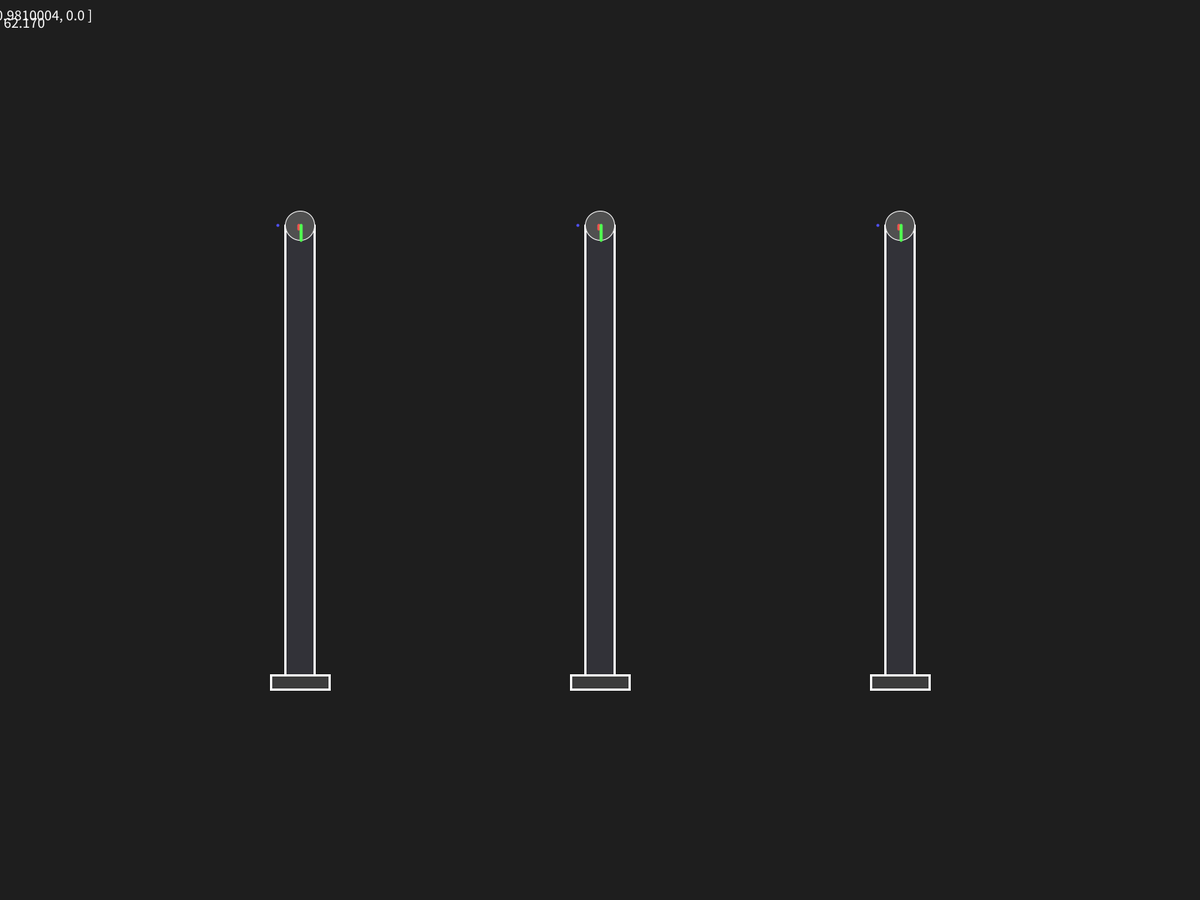
Frame 1 (no input)
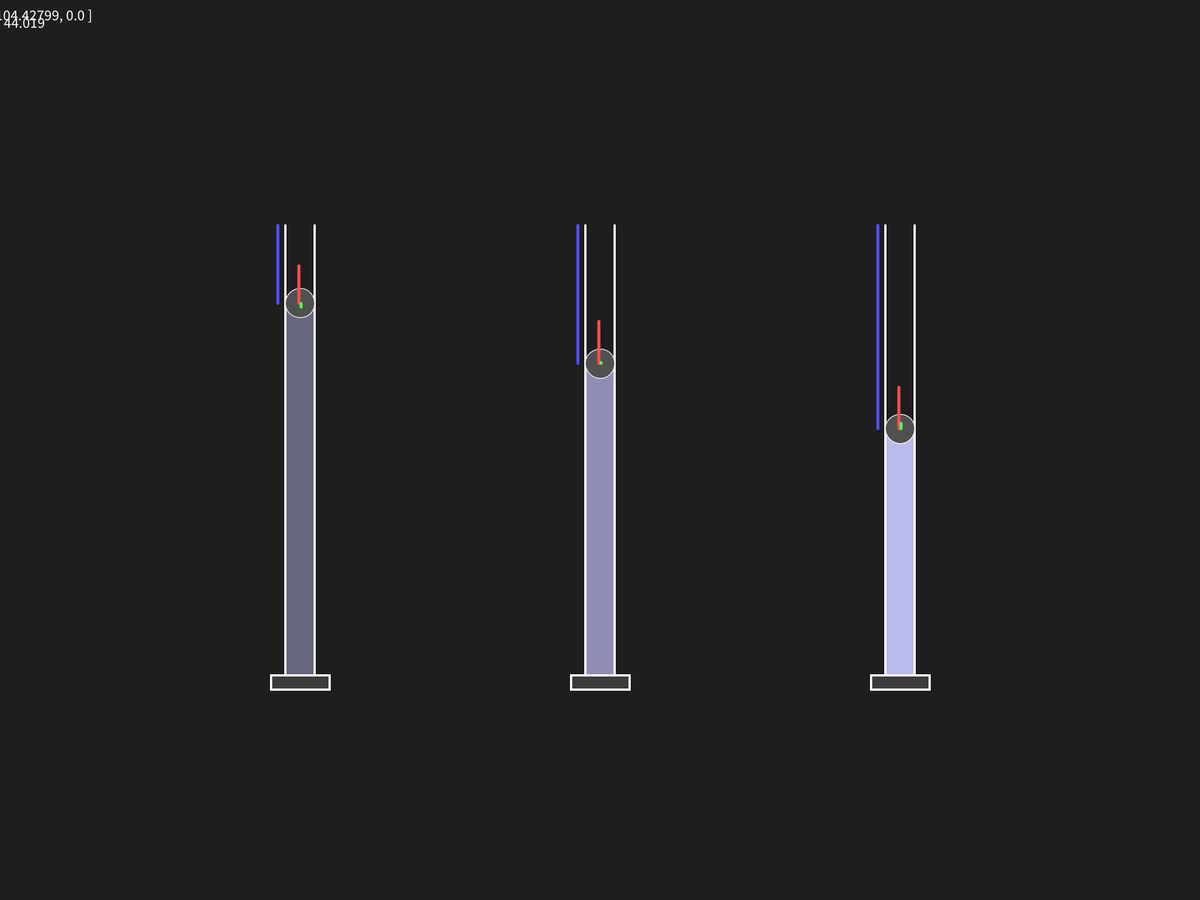
Frame 60 (the mouse pressed at the canvas centre just before this capture)
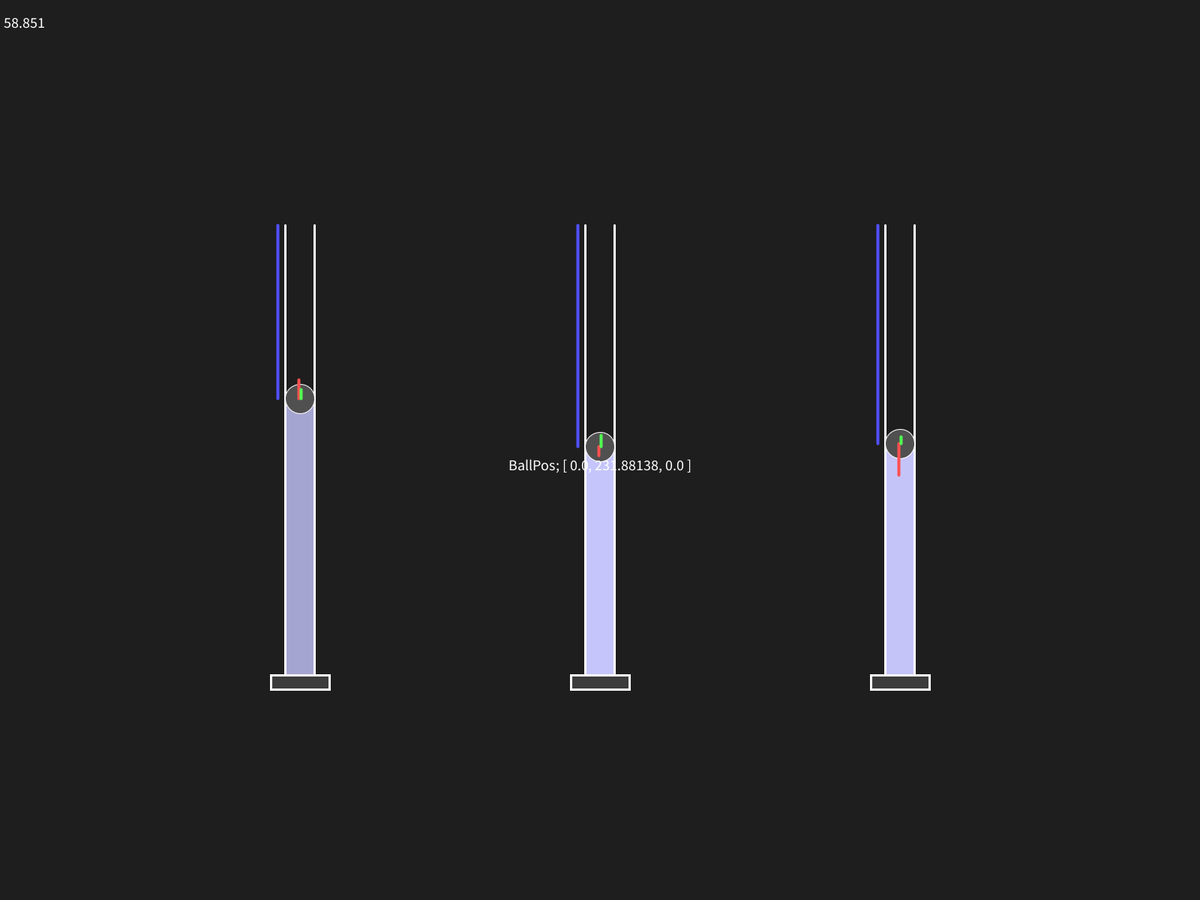
Frame 120 (the mouse held since frame 60 and released just before this capture)

The Processing sketch that drew these frames (run headless with seeded random() and noise(); from frame 60 on, the mouse is pressed at the canvas centre):

// Processing sketch: expH_simulator
// ── expH_simulator.pde
ArrayList<combSystem> systems = new ArrayList<combSystem>();
combSystem s1;
combSystem s2;
combSystem s3;

void setup(){
    fullScreen();

    s1 = new combSystem( new PVector(1.0*width/4.0, height/4.0), new container(0.01285, 1.0, 0.00975), new ball(0.086, new PVector(0,0), new PVector(0,0), new PVector(0,0)), new gas(1.667) );
    s2 = new combSystem( new PVector(2.0*width/4.0, height/4.0), new container(0.01285, 1.0, 0.00975), new ball(0.086, new PVector(0,0), new PVector(0,0), new PVector(0,0)), new gas(1.4) );
    s3 = new combSystem( new PVector(3.0*width/4.0, height/4.0), new container(0.01285, 1.0, 0.00975), new ball(0.086, new PVector(0,0), new PVector(0,0), new PVector(0,0)), new gas(1.2) );
    systems.add(s1);systems.add(s2);systems.add(s3);
}
void draw(){
    background(30,30,30);

    calcSystems();
    displaySystems();

    systems.get(0).displayOverlay();
}
void keyPressed(){
    //pass
}

// ── ball.pde
class ball{
    PVector pos;    //Treating container top as origin
    PVector vel;
    PVector acc;

    float m;    //Mass of the ball compressing the gas

    ball(float mass, PVector initPos, PVector initVel, PVector initAcc){
        m = mass;
        pos = initPos;
        vel = initVel;
        acc = initAcc;
    }

    //pass
}
// ── combSystem.pde
class combSystem{
    PVector cPos;   //Center-Top position to display the system at

    container cCon;
    ball cBall;
    gas cGas;

    float T = 20.0;  //temperature in degrees C
    float frictionCoeff = 0.004; //How much friction is present

    int genRate = 1;
    float simSpeed = 0.1;

    float scale = 200.0;    //Scales the visuals
    float radFactor = 10.0; //
    float lenFactor = 3.0;  //
    float arrowMagVel = 5.0;
    float arrowMagAcc = 20.0;
    float arrowOffset = 0.1;    //Percentage of radius offset for arrow Xpos

    combSystem(PVector centreTopPos, container currentContainer, ball currentBall, gas currentGas){
        cPos  = centreTopPos;
        cCon  = currentContainer;
        cBall = currentBall;
        cGas  = currentGas;
    }

    void calcSystem(){
        calcDynamics();
    }
    void displaySystem(){
        displayGas();
        displayContainer();
        displayBall();
    }
    void displayOverlay(){
        /*
        ####
        ## Mostly for bug fixing
        ####
        */
        pushStyle();

        textAlign(CENTER, CENTER);
        textSize(20);
        fill(255);

        text(frameRate, 30,30);
        text("BallPos; "+cBall.pos, mouseX, mouseY+20);
        
        popStyle();
    }


    //** Ball physics calcs
    //Move pos, vel, acc over to real units, then just plot in pixel coords
    void calcDynamics(){
        /*
        genRate = number of generations to run (smaller jumps, many of them => more precise
        e.g genRate = 5 => 5 runs at 1/5th params, per frame)
        */
        for(int i=0; i<genRate; i++){
            calcAcc(calcForce());
            calcVel();
            calcPos();
        }
    }
    PVector calcForce(){
        /*
        Note; +ve is downwards
        */
        //Init
        PVector force = new PVector(0,0);

        //(1) Gravity
        force.y += cBall.m*g;

        //(2) Pressure up
        float v_enc = cCon.cVol +cCon.tArea*(cCon.tHeight*scale-cBall.pos.y)/scale;
        float pressure = (p_0*pow(cCon.v_0, cGas.gamma))/(pow(v_enc, cGas.gamma));
        if(cBall.pos.y >= 0.0){ //Force only applied is ball is within tube region (e.g. is actually trapping gas)
            force.y -= pressure*cCon.tArea;}
        
        //(2) Pressure down
        if(cBall.pos.y >= 0.0){ //Force only applied is ball is within tube region (when the pressures above and below are inbalanced)
            force.y += p_0*cCon.tArea;}

        //(3) Friction
        force.x -= frictionCoeff*cBall.vel.x;
        force.y -= frictionCoeff*cBall.vel.y;

        return new PVector(force.x/genRate, force.y/genRate);
    }
    void calcAcc(PVector force){
        //F=ma
        cBall.acc.x = simSpeed*force.x/cBall.m;
        cBall.acc.y = simSpeed*force.y/cBall.m;
    }
    void calcVel(){
        cBall.vel.x += cBall.acc.x;
        cBall.vel.y += cBall.acc.y;
    }
    void calcPos(){
        cBall.pos.x += cBall.vel.x;
        cBall.pos.y += cBall.vel.y;
    }
    //** Ball physics calcs


    void displayContainer(){
        pushStyle();

        strokeWeight(3);
        stroke(255);
        fill(60,60,60);
        rectMode(CENTER);

        float startHeight = cPos.y;
        float endHeight   = cPos.y +cCon.tHeight*lenFactor*scale;

        line(cPos.x -cCon.tRad*radFactor*scale, startHeight, cPos.x -cCon.tRad*radFactor*scale, endHeight);
        line(cPos.x +cCon.tRad*radFactor*scale, startHeight, cPos.x +cCon.tRad*radFactor*scale, endHeight);
        line(cPos.x -cCon.tRad*radFactor*scale, endHeight, cPos.x +cCon.tRad*radFactor*scale, endHeight);
        rect(cPos.x, endHeight +cCon.tRad*radFactor*scale/2.0, 4.0*cCon.tRad*radFactor*scale, cCon.tRad*radFactor*scale);

        popStyle();
    }
    void displayBall(){
        pushStyle();

        //Ball
        strokeWeight(1);
        stroke(255);
        fill(80,80,80);

        ellipse(cPos.x +cBall.pos.x, cPos.y +cBall.pos.y, 2.0*cCon.tRad*radFactor*scale, 2.0*cCon.tRad*radFactor*scale);

        //Vector arrows
        displayArrowVecs();

        popStyle();
    }
    void displayArrowVecs(){
        pushStyle();

        strokeWeight(4);
        stroke(255,80,80);    //Vel
        line(cBall.pos.x +cPos.x -arrowOffset*(cCon.tRad*radFactor*scale), cBall.pos.y +cPos.y, cBall.pos.x +cPos.x +arrowMagVel*cBall.vel.x -arrowOffset*(cCon.tRad*radFactor*scale), cBall.pos.y +cPos.y +arrowMagVel*cBall.vel.y);
        stroke(80,255,80);    //Acc
        line(cBall.pos.x +cPos.x +arrowOffset*(cCon.tRad*radFactor*scale), cBall.pos.y +cPos.y, cBall.pos.x +cPos.x +arrowMagAcc*cBall.acc.x +arrowOffset*(cCon.tRad*radFactor*scale), cBall.pos.y +cPos.y +arrowMagAcc*cBall.acc.y);
        stroke(80,80,255);    //Pos
        line(cBall.pos.x +cPos.x -1.5*cCon.tRad*radFactor*scale, cPos.y, cBall.pos.x +cPos.x -1.5*cCon.tRad*radFactor*scale, cBall.pos.y +cPos.y);
        
        popStyle();
    }
    void displayGas(){
        pushStyle();

        float propEnc = cBall.pos.y/(cCon.tHeight*scale);   //Factor for how compressed the gas is
        println(propEnc);

        noStroke();
        fill(200,200,255, 150*(propEnc+0.2));
        rectMode(CORNERS);

        rect(cPos.x -cCon.tRad*radFactor*scale, cPos.y +cBall.pos.y, cPos.x +cCon.tRad*radFactor*scale, cPos.y +cCon.tHeight*lenFactor*scale);

        popStyle();
    }
}


void calcSystems(){
    for(int i=0; i<systems.size(); i++){
        systems.get(i).calcSystem();
    }
}
void displaySystems(){
    for(int i=0; i<systems.size(); i++){
        systems.get(i).displaySystem();
    }
}
// ── constants.pde
float g     = 9.81;       //Gravitational acc.
float p_0   = 101325;     //Atm. pressure in pa
float R     = 8.31;             //Molar gas const
// ── container.pde
class container{
    float cVol;         //Volume of main gas chamber IN [m^3]
    float tHeight;      //Height of tube (total)
    float tRad;         //Radius of the tube IN [m]
    float tArea;        //Area of the tube

    float v_0;  //Total volume of chamber + tube combined

    container(float chamberVolume, float tubeHeight, float tubeRadius){
        cVol    = chamberVolume;
        tHeight = tubeHeight;
        tRad    = tubeRadius;
        tArea   = PI*pow(tubeRadius, 2);

        v_0 = cVol + tHeight*tArea;
    }

    //pass
}
// ── gas.pde
class gas{
    float gamma;    //Heat capacity ratio for this gas

    gas(float heatCapacityRatio){
        gamma = heatCapacityRatio;
    }

    //pass
}
// ── generalFunctions.pde
float vecMag(PVector v){
    return sqrt( pow(v.x, 2)+pow(v.y, 2) );
}
PVector vecUnit(PVector v){
    float mag = vecMag(v);
    if(mag != 0.0){
        return new PVector(v.x/mag, v.y/mag);}
    else{
        return new PVector(0,0);}
}
